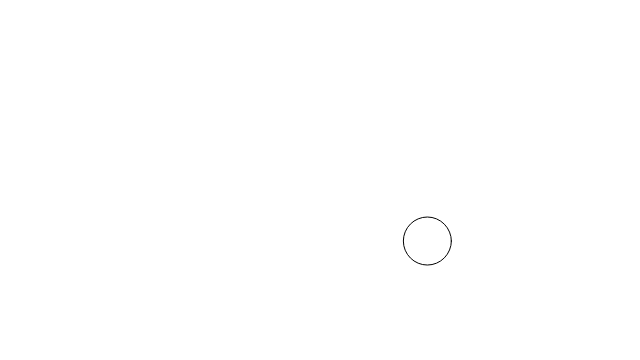
Frame 1 (no input)
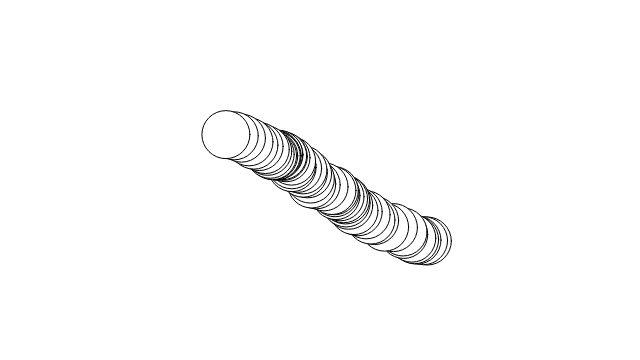
Frame 60 (no input)
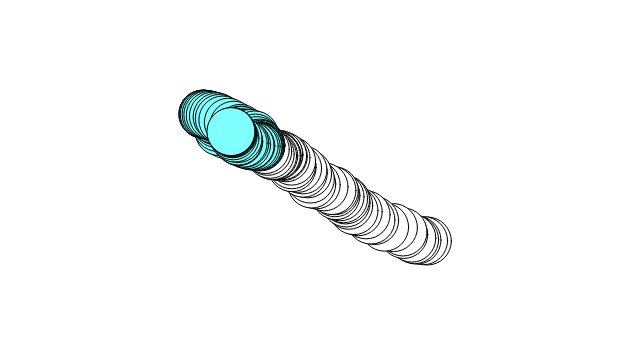
Frame 120 (the mouse pressed at the canvas centre since frame 60)

The p5.js sketch that drew these frames (run headless with seeded random() and noise() and a simulated clock; from frame 60 on, the mouse is pressed at the canvas centre):

// p5.js sketch
// ── sketch.js
var w;
var xoff = 0;
var yoff = 0;
colorMax = 1;

function setup() {
    createCanvas(640, 360);
    colorMode(HSB, colorMax);
    w = new Walker();
}

function draw() {
//    background(51);
    w.walk();
    w.display();
}

function Walker() {
    this.walk = function() {
        xoff += random(0.02);
        yoff += random(0.02);
        this.pos = createVector(noise(xoff)*width, noise(yoff)*height)
    };

    this.display = function() {
        //         fill((xoff/2) % 1, 1, 1, 0.5)
        c = color(colorMax * mouseX / width,
                  colorMax * mouseY / height,
                  colorMax)
        fill(c);
        ellipse(this.pos.x, this.pos.y, 48, 48);
    }
}
